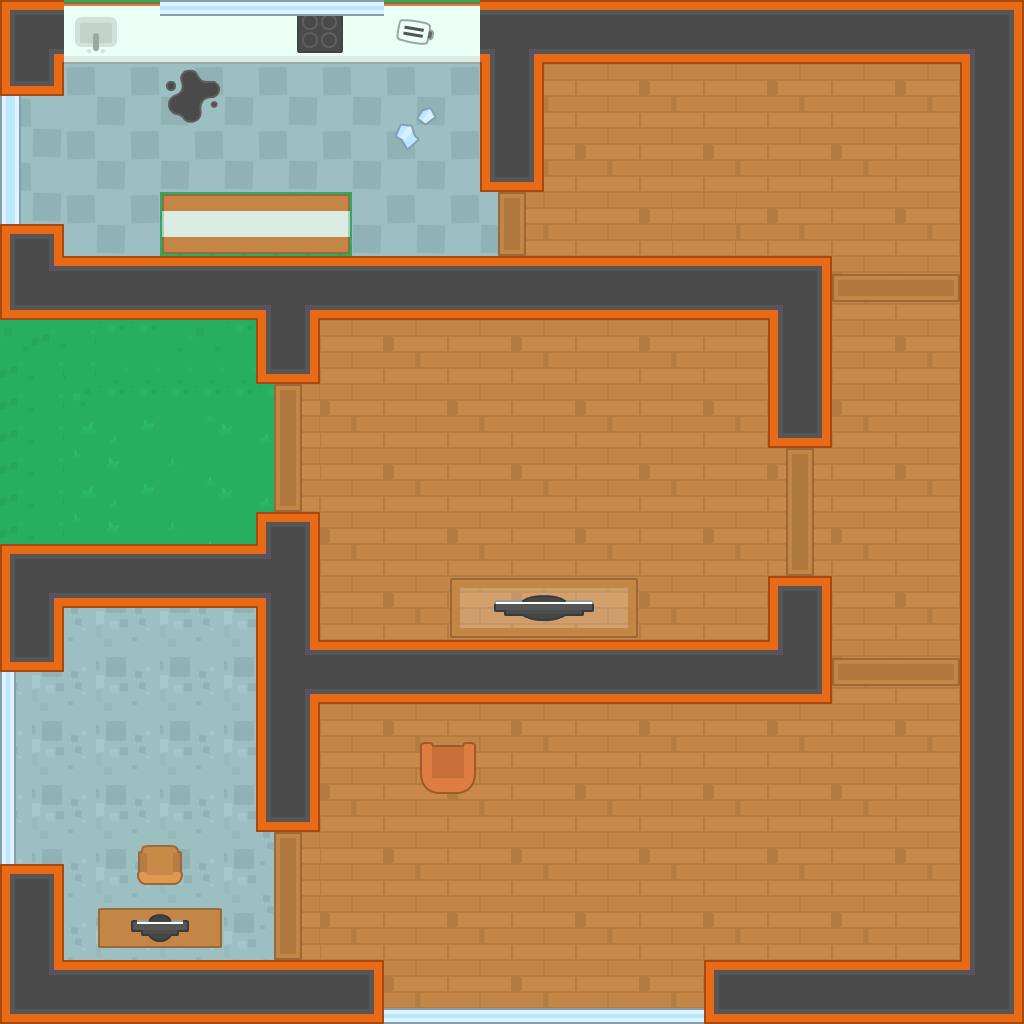

Tiled map render using the project's own tile images. Description and the map definition, with tile-layer contents summarised, below:
An orthogonal 32x32 tile map with 32x32 px tiles, 6 tile layers (background, floor, wallTexture, doors, ...) and 38 objects.

<map version="1.0" tiledversion="2017.07.25" orientation="orthogonal" renderorder="right-down" width="32" height="32" tilewidth="32" tileheight="32" nextobjectid="58">
 <tileset firstgid="1" name="tilesheet_complete" tilewidth="32" tileheight="32" tilecount="2160" columns="54">
  <image source="tilesheet_complete.png" width="1728" height="1280" />
 </tileset>
 <layer name="background" width="32" height="32">
  <data>[1024 cells, 1024 non-empty, 24 distinct tile ids]</data>
 </layer>
 <layer name="floor" width="32" height="32">
  <data>[1024 cells, 715 non-empty, 28 distinct tile ids]</data>
 </layer>
 <layer name="wallTexture" width="32" height="32">
  <data>[1024 cells, 322 non-empty, 63 distinct tile ids]</data>
 </layer>
 <layer name="doors" width="32" height="32">
  <data>[1024 cells, 83 non-empty, 36 distinct tile ids]</data>
 </layer>
 <layer name="objects" width="32" height="32">
  <data>[1024 cells, 24 non-empty, 24 distinct tile ids]</data>
 </layer>
 <layer name="comp" width="32" height="32">
  <data>[1024 cells, 16 non-empty, 16 distinct tile ids]</data>
 </layer>
 <objectgroup name="player">
  <object id="22" x="64" y="768" width="32" height="32" />
 </objectgroup>
 <objectgroup name="objects">
  <object id="37" x="352" y="256" width="192" height="64" rotation="180" />
 </objectgroup>
 <objectgroup name="enemy">
  <object id="41" x="64" y="352" width="32" height="32" />
  <object id="42" x="160" y="416" width="32" height="32" />
  <object id="43" x="64" y="480" width="32" height="32" />
  <object id="51" x="512" y="864" width="32" height="32" />
  <object id="52" x="864" y="800" width="32" height="32" />
  <object id="53" x="576" y="352" width="32" height="32" />
  <object id="54" x="704" y="384" width="32" height="32" />
  <object id="55" x="640" y="736" width="32" height="32" />
 </objectgroup>
 <objectgroup name="exit">
  <object id="56" x="0" y="320" width="32" height="224" />
 </objectgroup>
 <objectgroup name="battery">
  <object id="44" x="192" y="928" width="32" height="32" />
  <object id="45" x="608" y="576" width="32" height="32" />
  <object id="46" x="256" y="192" width="32" height="32" />
  <object id="47" x="928" y="64" width="32" height="32" />
  <object id="48" x="448" y="768" />
 </objectgroup>
 <objectgroup name="walls">
  <object id="7" x="64" y="0" width="960" height="64" />
  <object id="8" x="960" y="64" width="32" />
  <object id="9" x="960" y="64" width="64" height="960" />
  <object id="10" x="0" y="960" width="384" height="64" />
  <object id="12" x="0" y="544" width="64" height="128" />
  <object id="13" x="64" y="544" width="192" height="64" />
  <object id="14" x="256" y="256" width="64" height="128" />
  <object id="15" x="0" y="0" width="64" height="96" />
  <object id="16" x="64" y="256" width="192" height="64" />
  <object id="18" x="256" y="512" width="64" height="320" />
  <object id="21" x="320" y="256" width="512" height="64" />
  <object id="26" x="480" y="64" width="64" height="128" />
  <object id="27" x="0" y="224" width="64" height="96" />
  <object id="29" x="320" y="640" width="512" height="64" />
  <object id="30" x="768" y="320" width="64" height="128" />
  <object id="31" x="768" y="576" width="64" height="64" />
  <object id="33" x="0" y="864" width="64" height="96" />
  <object id="35" x="704" y="960" width="256" height="64" />
  <object id="38" x="0" y="672" height="192" />
  <object id="39" x="384" y="1024" width="320" />
  <object id="40" x="0" y="96" height="128" />
  <object id="49" x="0" y="320" height="224" />
 </objectgroup>
</map>
